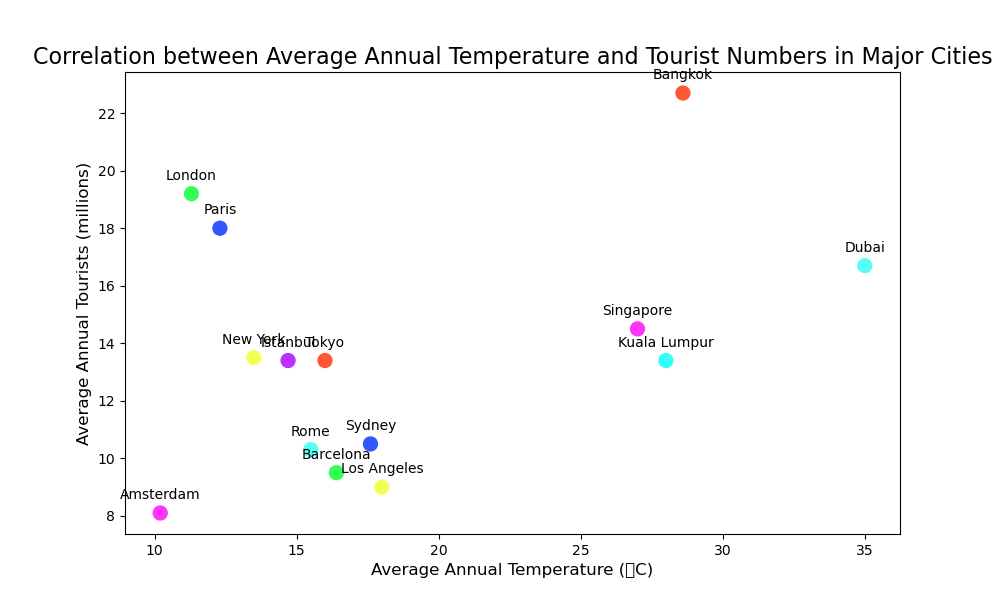

Source code (Python):

import matplotlib.pyplot as plt

# Data for scatterplot
cities = ["Bangkok", "London", "Paris", "Dubai", "New York", 
          "Singapore", "Kuala Lumpur", "Istanbul", "Tokyo", 
          "Barcelona", "Sydney", "Rome", "Los Angeles", "Amsterdam"]
temperatures = [28.6, 11.3, 12.3, 35.0, 13.5, 27.0, 28.0, 14.7, 16.0, 16.4, 17.6, 15.5, 18.0, 10.2]
tourists = [22.7, 19.2, 18.0, 16.7, 13.5, 14.5, 13.4, 13.4, 13.4, 9.5, 10.5, 10.3, 9.0, 8.1]

# Create scatterplot
plt.figure(figsize=(10, 6)) # Changed width and height
plt.scatter(temperatures, tourists, c=[
    '#FF5733','#33FF57','#3357FF','#57FFF3','#F3FF57',
    '#FF33FB','#33FFF8','#B833FF','#FF5733','#33FF57',
    '#3357FF','#57FFF3','#F3FF57','#FF33FB'], s=100)

# Customize plot
plt.title('Correlation between Average Annual Temperature and Tourist Numbers in Major Cities', fontsize=16)
plt.xlabel('Average Annual Temperature (°C)', fontsize=12)
plt.ylabel('Average Annual Tourists (millions)', fontsize=12)

# Annotate data points
for i, city in enumerate(cities):
    plt.annotate(city, (temperatures[i], tourists[i]), 
                 textcoords="offset points", xytext=(0,10), ha='center')

# Show plot
plt.show()
